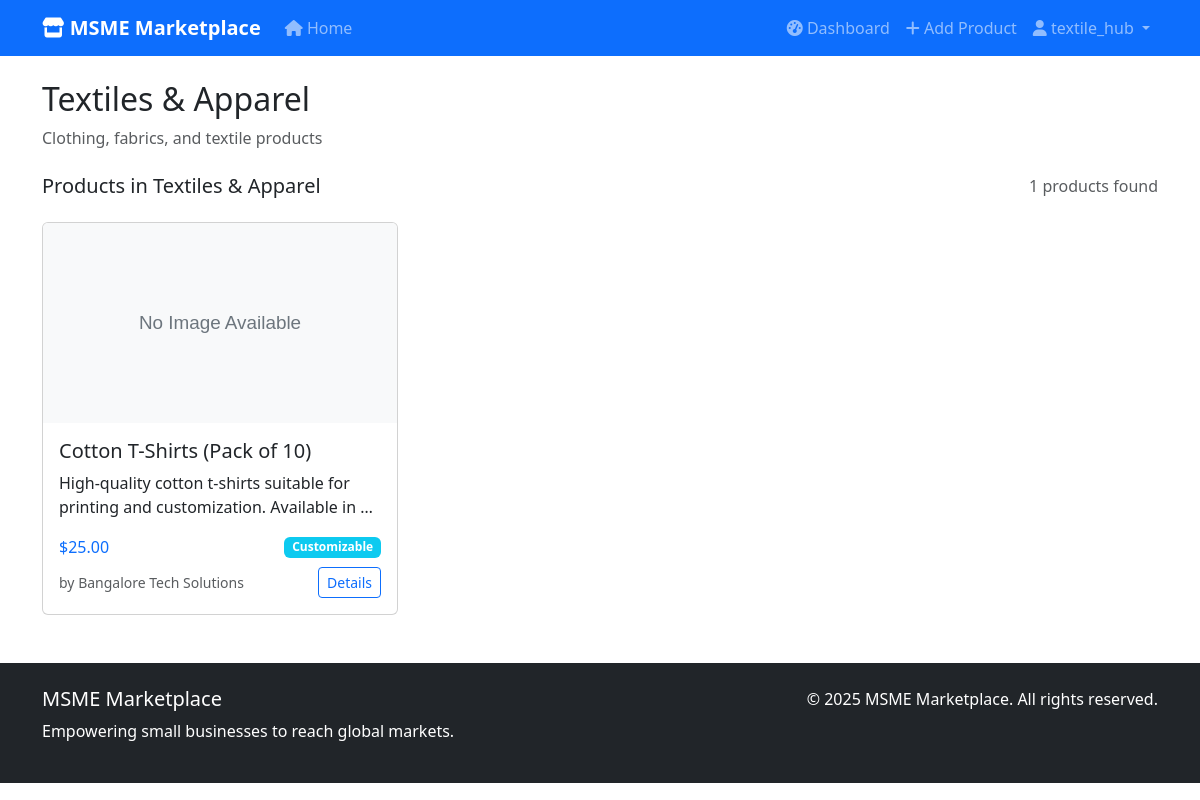
/category/1/ (signed in), run on the app's committed database.
### marketplace/models.py (models this page shows, shortened)
class Category(models.Model):
    name = models.CharField(max_length=100, unique=True)
    description = models.TextField(blank=True)
    created_at = models.DateTimeField(auto_now_add=True)
    class Meta:
        verbose_name_plural = 'Categories'

class Product(models.Model):
    seller = models.ForeignKey(Seller, on_delete=models.CASCADE, related_name='products')
    category = models.ForeignKey(Category, on_delete=models.CASCADE, related_name='products')
    name = models.CharField(max_length=200)
    description = models.TextField()
    mrp = models.DecimalField(max_digits=10, decimal_places=2, help_text='Maximum Retail Price')
    selling_price = models.DecimalField(max_digits=10, decimal_places=2, help_text='Actual Selling Price')
    GST_RATES = [
        (0, '0%'),
        (5, '5%'),
        (12, '12%'),
        (18, '18%'),
        (28, '28%'),
    ]
    gst_rate = models.IntegerField(choices=GST_RATES, default=18)
    stock_quantity = models.PositiveIntegerField(default=0)
    minimum_order_quantity = models.PositiveIntegerField(default=1)
    APPROVAL_STATUS = [
        ('pending', 'Pending'),
        ('approved', 'Approved'),
        ('rejected', 'Rejected'),
    ]
    approval_status = models.CharField(max_length=20, choices=APPROVAL_STATUS, default='pending')
    is_active = models.BooleanField(default=True)
    is_customizable = models.BooleanField(default=False)
    rejection_reason = models.TextField(blank=True)
    created_at = models.DateTimeField(auto_now_add=True)
    updated_at = models.DateTimeField(auto_now=True)
    tags = models.CharField(max_length=500, blank=True, help_text="Comma-separated tags for search")
    class Meta:
        ordering = ['-created_at']
    def get_absolute_url(self):
        return reverse('marketplace:product_detail', kwargs={'pk': self.pk})
    @property
    def main_image(self):
        image = self.images.first()
        return image.image if image else None
    @property
    def price(self):
        return self.selling_price

class Seller(models.Model):
    user = models.OneToOneField(User, on_delete=models.CASCADE)
    business_name = models.CharField(max_length=200)
    owner_name = models.CharField(max_length=100)
    phone = models.CharField(max_length=15)
    address = models.TextField()
    city = models.CharField(max_length=100)
    state = models.CharField(max_length=100)
    pincode = models.CharField(max_length=10)
    gstin_validator = RegexValidator(
        regex=r'^[0-9]{2}[A-Z]{5}[0-9]{4}[A-Z]{1}[1-9A-Z]{1}Z[0-9A-Z]{1}$',
        message='Enter a valid GSTIN number (15 characters)'
    )
    gstin = models.CharField(max_length=15, validators=[gstin_validator], unique=True)
    turnover = models.DecimalField(
        max_digits=10,
        decimal_places=2,
        validators=[MinValueValidator(2), MaxValueValidator(50)],
        help_text='Annual turnover in Crores (₹2-50 Cr)'
    )
    bank_name = models.CharField(max_length=100)
    account_number = models.CharField(max_length=20)
    ifsc_code = models.CharField(max_length=11)
    account_holder_name = models.CharField(max_length=100)
    business_type = models.CharField(max_length=100, choices=[
        ('manufacturer', 'Manufacturer'),
        ('wholesaler', 'Wholesaler'),
        ('retailer', 'Retailer'),
        ('service_provider', 'Service Provider'),
    ])
    pan_document = models.FileField(upload_to='seller_documents/pan/', null=True, blank=True)
    gst_certificate = models.FileField(upload_to='seller_documents/gst/', null=True, blank=True)
    APPROVAL_STATUS = [
        ('pending', 'Pending'),
        ('approved', 'Approved'),
        ('rejected', 'Rejected'),
    ]
    approval_status = models.CharField(max_length=20, choices=APPROVAL_STATUS, default='pending')
    verified = models.BooleanField(default=False)
    rejection_reason = models.TextField(blank=True)
    created_at = models.DateTimeField(auto_now_add=True)

### marketplace/views.py (the view)
# urls.py: path('category/<int:category_id>/', views.category_products, name='category_products'),
def category_products(request, category_id):
    category = get_object_or_404(Category, pk=category_id)
    products = Product.objects.filter(category=category, is_active=True)
    paginator = Paginator(products, 12)
    page_number = request.GET.get('page')
    page_obj = paginator.get_page(page_number)
    context = {
        'category': category,
        'page_obj': page_obj,
        'products': page_obj.object_list,
    }
    return render(request, 'marketplace/category_products.html', context)

### templates/marketplace/category_products.html (shortened to what this page needs)
{% extends 'base.html' %}
{% load static %}
{% block content %}
<div class="container mt-4">
    <div class="row">
        <div class="col-12">
            <div class="category-header mb-4">
                <h2>{{ category.name }}</h2>
                {% if category.description %}
                    <p class="text-muted">{{ category.description }}</p>
                {% endif %}
            </div>
        </div>
    </div>
    <div class="row">
        <div class="col-12">
            <div class="d-flex justify-content-between align-items-center mb-4">
                <h5 class="mb-0">Products in {{ category.name }}</h5>
                <span class="text-muted">{{ page_obj.paginator.count }} products found</span>
            </div>
            <div class="row row-cols-1 row-cols-md-3 g-4">
                {% for product in products %}
                <div class="col">
                    <div class="card h-100">
                        {% if product.main_image %}
                            <img src="{{ product.main_image.url }}" class="card-img-top" alt="{{ product.name }}">
                        {% else %}
                            <img src="{% static 'img/no-image.svg' %}" class="card-img-top" alt="No Image Available">
                        {% endif %}
                        <div class="card-body">
                            <h5 class="card-title">{{ product.name }}</h5>
                            <p class="card-text">{{ product.description|truncatewords:10 }}</p>
                            <div class="d-flex justify-content-between align-items-center mb-2">
                                <span class="text-primary">${{ product.price }}</span>
                                {% if product.is_customizable %}
                                    <span class="badge bg-info">Customizable</span>
                                {% endif %}
                            </div>
                            <div class="d-flex justify-content-between align-items-center">
                                <small class="text-muted">by {{ product.seller.business_name }}</small>
                                <a href="{{ product.get_absolute_url }}" class="btn btn-sm btn-outline-primary">Details</a>
                            </div>
                        </div>
                    </div>
                </div>
                {% empty %}
                <div class="col-12">
                    <p class="text-center">No products found in this category.</p>
                </div>
                {% endfor %}
            </div>
        </div>
    </div>
</div>
{% endblock %}

### templates/base.html (shortened to what this page needs)
<!DOCTYPE html>
<html lang="en">
<head>
    <link href="https://cdn.jsdelivr.net/npm/bootstrap@5.3.0/dist/css/bootstrap.min.css" rel="stylesheet">
    <link href="https://cdnjs.cloudflare.com/ajax/libs/font-awesome/6.0.0/css/all.min.css" rel="stylesheet">
    {% load static %}
    <link href="{% static 'css/marketplace.css' %}" rel="stylesheet">
</head>
<body>
    <nav class="navbar navbar-expand-lg navbar-dark bg-primary">
        <div class="container">
            <a class="navbar-brand" href="{% url 'marketplace:home' %}">
                <i class="fas fa-store"></i> MSME Marketplace
            </a>
            <div class="collapse navbar-collapse" id="navbarNav">
                <div class="navbar-nav me-auto">
                    <a class="nav-link" href="{% url 'marketplace:home' %}">
                        <i class="fas fa-home"></i> Home
                    </a>
                </div>
                <div class="navbar-nav ms-auto">
                    {% if user.is_authenticated %}
                        {% if user.seller %}
                            <a class="nav-link" href="{% url 'marketplace:seller_dashboard' %}">
                                <i class="fas fa-tachometer-alt"></i> Dashboard
                            </a>
                            <a class="nav-link" href="{% url 'marketplace:add_product' %}">
                                <i class="fas fa-plus"></i> Add Product
                            </a>
                        {% endif %}
                        <div class="nav-item dropdown">
                            <a class="nav-link dropdown-toggle" href="#" id="navbarDropdown" role="button" data-bs-toggle="dropdown">
                                <i class="fas fa-user"></i> {{ user.username }}
                            </a>
                        </div>
                    {% endif %}
                </div>
            </div>
        </div>
    </nav>
    <main>
        {% block content %}
        {% endblock %}
    </main>
    <footer class="bg-dark text-white py-4 mt-5">
        <div class="container">
            <div class="row">
                <div class="col-md-6">
                    <h5>MSME Marketplace</h5>
                    <p>Empowering small businesses to reach global markets.</p>
                </div>
                <div class="col-md-6 text-md-end">
                    <p>&copy; {% now "Y" %} MSME Marketplace. All rights reserved.</p>
                </div>
            </div>
        </div>
    </footer>
</body>
</html>

### static/css/marketplace.css (style rules this page uses)
.card-img-top { height: 200px; object-fit: cover; }
.navbar-brand { font-weight: bold; }

### data on the page
Category: name "Textiles & Apparel", description "Clothing, fabrics, and textile products"
Product: name "Cotton T-Shirts (Pack of 10)", description "High-quality cotton t-shirts suitable for printing and customization. Available in …", price "25.00", is_customizable "Customizable", seller.business_name "Bangalore Tech Solutions"

### other printed values
{{ user.username }} "textile_hub"
{{ page_obj.paginator.count }} "1"
